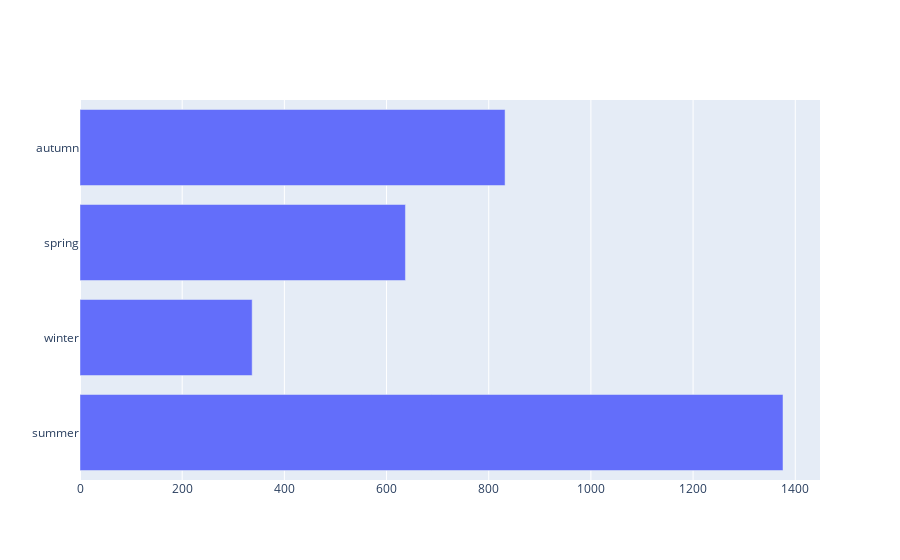

Source (notebook cell):
### Code cell
#Do most attacks happen during summer?
fig=go.Figure(go.Bar(x=x_axis,y=y_axis,orientation='h'))
fig.show()

### Figure 1 — Plotly figure (JSON) as saved in the notebook; plotly's stock layout.template omitted (floating-point values rounded to 4 significant figures)
{"data": [{"orientation": "h", "type": "bar", "x": [1376, 337, 637, 832], "y": ["summer", "winter", "spring", "autumn"]}], "layout": {}}
